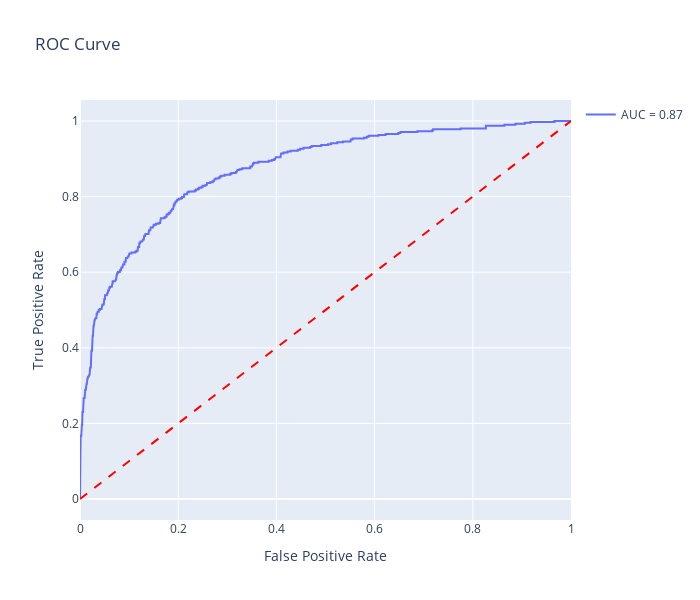

This figure's notebook cell:
### Markdown cell above
### 7 . **Evaluating the LightGBM Model**

#### Objectives:

1. **Comprehensive Evaluation**:
   - Use a custom `ModelEvaluator` class to calculate and display key evaluation metrics, plot the confusion matrix, and visualize the ROC curve.
2. **Key Metrics**:
   - Metrics such as precision, recall, F1 score, and AUC-ROC will help assess model performance comprehensively.
   - The confusion matrix provides a clear view of true positives, false positives, true negatives, and false negatives.
3. **Visualization**:
   - The ROC curve visually illustrates the trade-off between sensitivity and specificity.

### Code cell
# Initialize the evaluator with predictions
evaluator = ModelEvaluator(y_true=y_valid, y_pred=y_pred, y_proba=clf.predict_proba(X_valid)[:, 1])

# Display scores
evaluator.display_scores()

# Plot the confusion matrix
evaluator.plot_confusion_matrix()

# Plot the ROC curve
evaluator.plot_roc_curve()

### Figure 1 — Plotly figure (JSON) as saved in the notebook; plotly's stock layout.template omitted (floating-point values rounded to 4 significant figures; data arrays with more than 128 entries replaced by an {"elided": "..."} marker saying what was removed)
{"data": [{"mode": "lines", "name": "AUC = 0.87", "type": "scatter", "x": {"elided": "418 float values"}, "y": {"elided": "418 float values"}}, {"line": {"color": "red", "dash": "dash"}, "mode": "lines", "showlegend": false, "type": "scatter", "x": [0, 1], "y": [0, 1]}], "layout": {"autosize": false, "height": 600, "showlegend": true, "title": {"text": "ROC Curve"}, "width": 700, "xaxis": {"title": {"text": "False Positive Rate"}}, "yaxis": {"title": {"text": "True Positive Rate"}}}}
